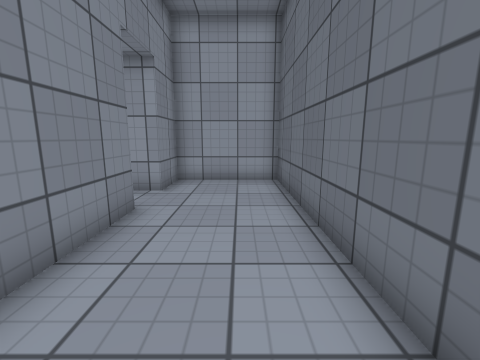
[1] (above)

24 first-person views from a walk through a scene from a Unity 3-D project. The camera is 1.2 m above the floor, tilts 10° down and sees 90° across. The floor is counted in squares, 0.72 m on a side. Each view is taken from the middle of a square. On the plan, view 1 faces up. The plan holds only what a view shows up to about 14 squares ahead; the rest is blank. The place goes on beyond the plan. The player is left out. Surface patterns are stand-ins for the level's own textures.

[2]
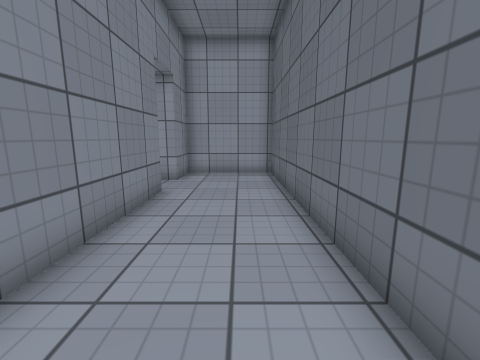

[3]
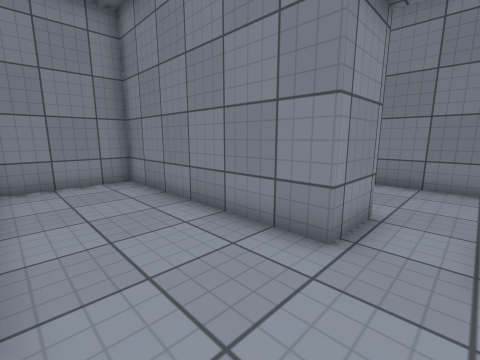

[4]
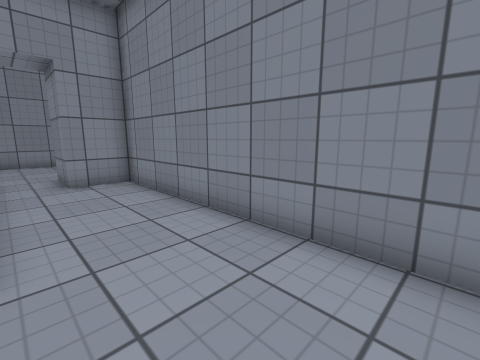

[5]
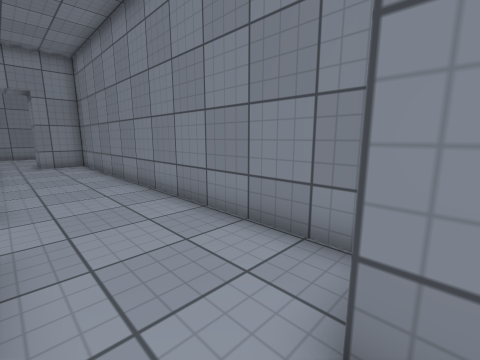

[6]
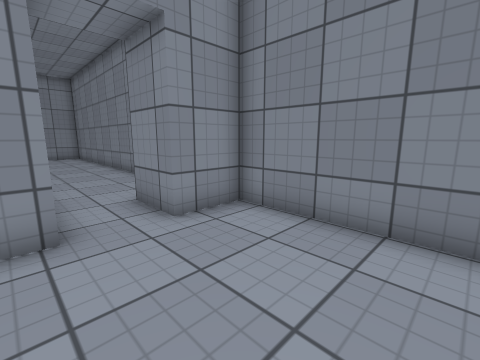

[7]
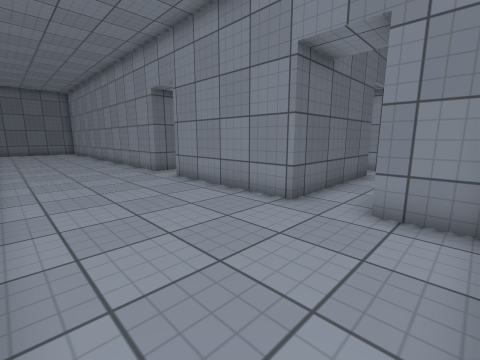

[8]
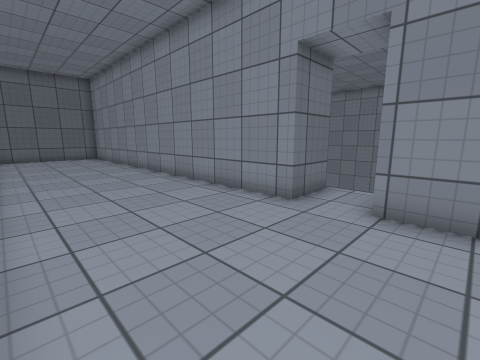

[9]
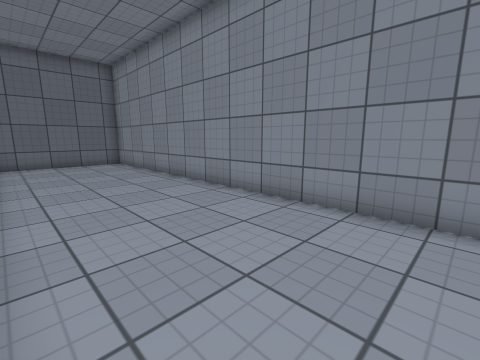

[10]
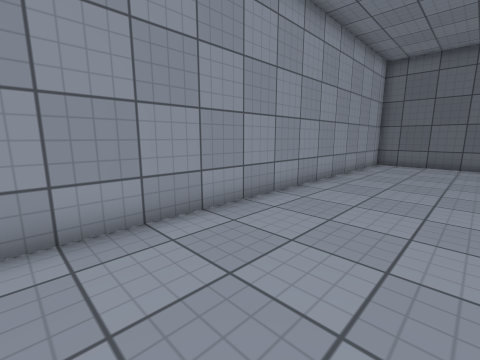

[11]
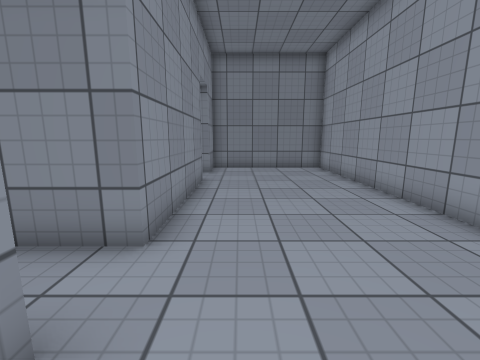

[12]
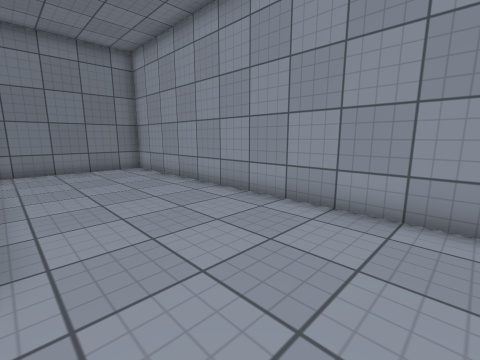

[13]
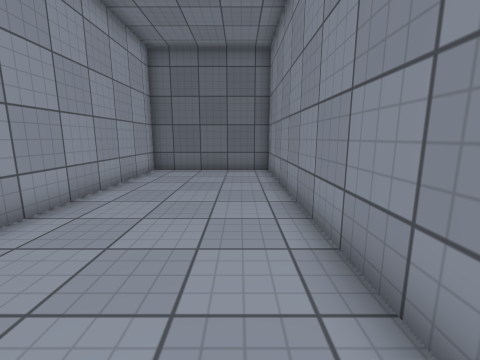

[14]
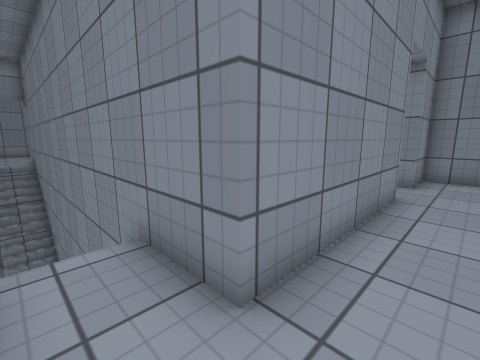

[15]
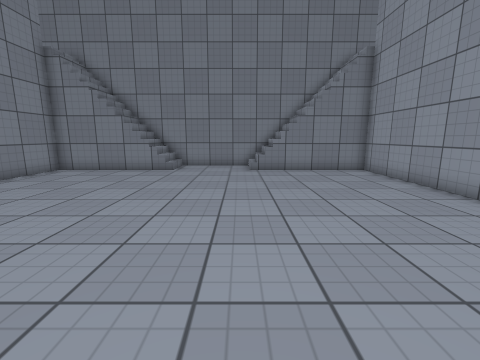

[16]
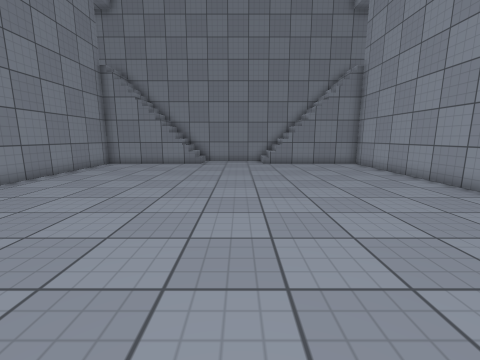

[17]
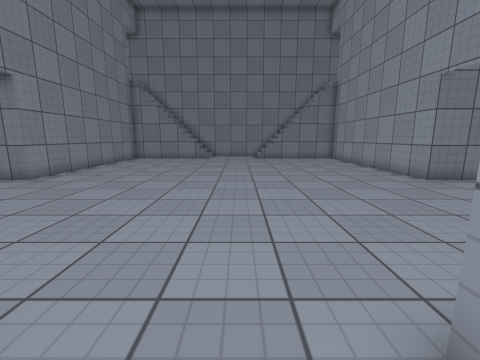

[18]
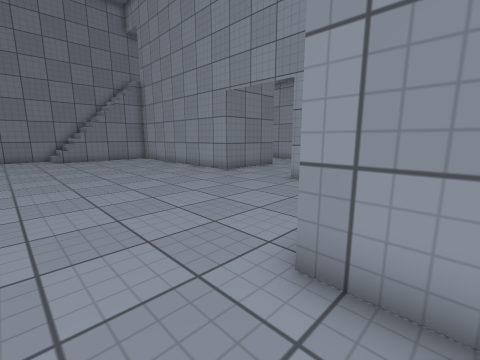

[19]
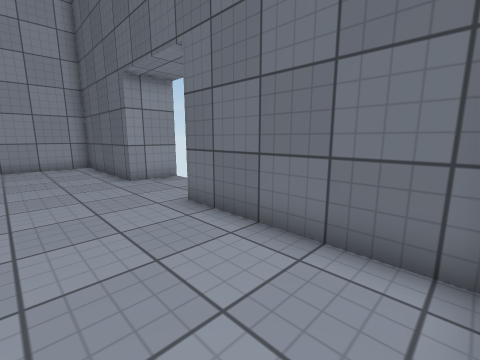

[20]
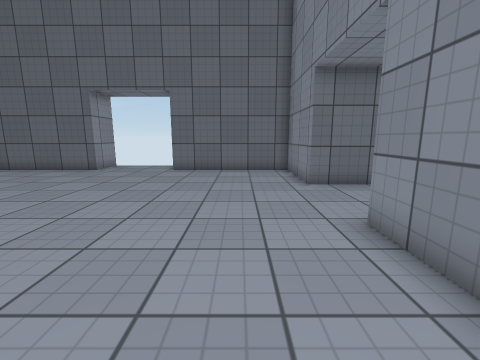

[21]
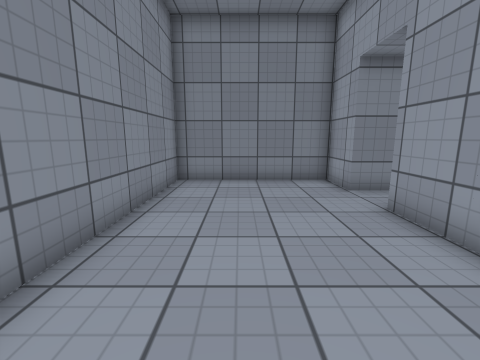

[22]
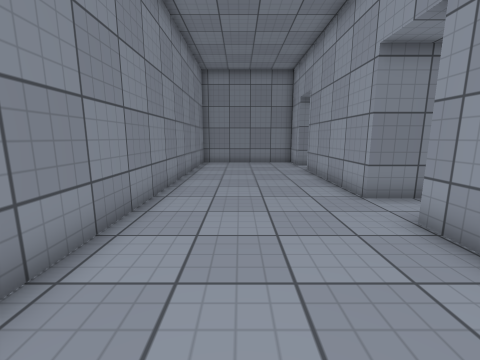

[23]
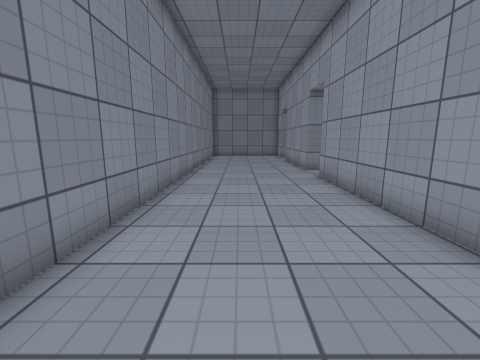

[24]
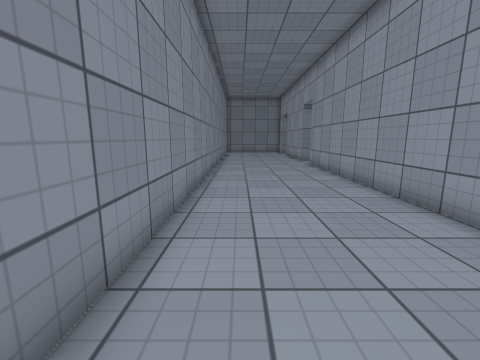

### Floor plan
Key: @ floor where view 1 was taken; # wall or solid block; . main floor; - floor 4.25 m lower than the main floor; / step, stairs or slope.
Columns run from 9 left of view 1 to 24 right of it. Each row starts with its distance up from view 1.
 24 ################################
 23 #..............................#
 22 #..............................#
 21 #..............................#
 20 #..............................#
 19 #..............................#
 18 #..............................#
 17 ###..#######.###########-- #####
 16 # #..#     #.##########----#####
 15 #....#     #/------------------#
 14 #....#     #/------------------#
 13 #....#     #/------------------#
 12 #....#     #/------------------#
 11 #....      #/------------------#
 10 #.....     #/------------------###
  9 #....#######---------------------
  8 #.... #....#---------------------
  7 #..........#---------------------
  6 #..........#---------------------
  5 #....##....#/------------------#
  4 #.... #....#/------------------#
  3 #.... #....#/------------------#
  2 #.... #....#/------------------#
  1 #.... #....#/------------------#
  0 #.... #..@.#/------------------#
 -1 ###.. #....#.##########----#####
 -2 ###..##....#.##########  --#
 -3 #.....######..............
 -4 #..........................
 -5 #..........................
 -6 #..........................
 -7 #.......................... .
 -8 #..........................
 -9 ############################

Positions as (right, up) in squares from view 1, and headings:
1: (0, 0), facing up
2: (0, -2), facing up
3: (1, 7), facing down-left
4: (-5, 9), facing down-left
5: (-5, 16), facing down-left
6: (-4, 22), facing down-left
7: (-8, 23), facing down-right
8: (0, 23), facing down-right
9: (5, 23), facing down-right
10: (5, 19), facing up-right
11: (5, 19), facing left
12: (5, 18), facing up-left
13: (9, 19), facing right
14: (3, 19), facing down-left
15: (16, 9), facing left
16: (19, 8), facing left
17: (23, 8), facing left
18: (23, 7), facing up-left
19: (18, 0), facing up-right
20: (9, 2), facing right
21: (1, -6), facing left
22: (8, -6), facing left
23: (14, -6), facing left
24: (19, -7), facing left
